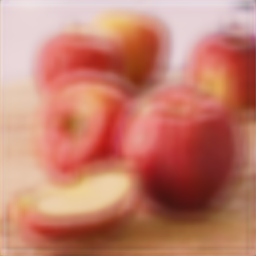
#> input picture validate/basic/blur/apple.png, 256 x 256 px, found by its file name; its folder holds only this picture in this run
$ jupyter execute --allow-errors experiments.ipynb
#> lines starting #> are read from the running program, lines starting #| are printed output that depends on the picture
# Here we run experiments to extract statistical data insights on models

[cell 1]
import os
import cv2
import numpy as np
import matplotlib.pyplot as plt

from skimage.metrics import structural_similarity as ssim
from skimage.metrics import peak_signal_noise_ratio as psnr

import tensorflow as tf
from tensorflow.keras.models import load_model

[cell 2]
# Validation set
VALIDATE_RAW = "/Users/amayakof/Desktop/2025_autumn/deep_learning/SIS/3/project/validate"

# Preprocessing functions are the same as preprocessing_img.ipynb
PREP_FUNCS = {}   # Will fill below

# Where to store GT preprocessed styles (generated via filters)
VALIDATE_GT_DIR = "/Users/amayakof/Desktop/2025_autumn/deep_learning/SIS/3/project/validate/gt"
os.makedirs(VALIDATE_GT_DIR, exist_ok=True)

# Where models save filtered outputs
VALIDATE_SIMPLE_DIR = "/Users/amayakof/Desktop/2025_autumn/deep_learning/SIS/3/project/validate/basic"
VALIDATE_UPD_DIR    = "/Users/amayakof/Desktop/2025_autumn/deep_learning/SIS/3/project/validate/upd"

os.makedirs(VALIDATE_SIMPLE_DIR, exist_ok=True)
os.makedirs(VALIDATE_UPD_DIR, exist_ok=True)

MODEL_SIMPLE_DIR = "/Users/amayakof/Desktop/2025_autumn/deep_learning/SIS/3/project/models"
MODEL_UPD_DIR    = "/Users/amayakof/Desktop/2025_autumn/deep_learning/SIS/3/project/models/upd"

IMAGE_SIZE = (256, 256)
STYLES = ["blur", "night_vis", "poster", "outline"]

[cell 3]
# === IMPORT YOUR FILTERS ===

def strong_gaussian_blur(img):
    return cv2.GaussianBlur(img, (45,45), sigmaX=12)

def posterize_super_cartoon(img, levels=4):
    smooth = cv2.bilateralFilter(img, d=15, sigmaColor=90, sigmaSpace=90)
    x = smooth.astype(np.float32) / 255.0
    x = np.floor(x * levels) / levels
    poster = (x * 255).astype(np.uint8)
    gray = cv2.cvtColor(poster, cv2.COLOR_BGR2GRAY)
    edges = cv2.Canny(gray, 80, 180)
    edges = cv2.dilate(edges, np.ones((2,2), np.uint8), iterations=1)
    edges = cv2.cvtColor(edges, cv2.COLOR_GRAY2BGR)
    edges_inv = 255 - edges
    return cv2.bitwise_and(poster, edges_inv)

def outlines_soft(img, levels=6):
    base = posterize_super_cartoon(img, levels)
    smooth = cv2.bilateralFilter(base, 9, 50, 50)
    gray = cv2.cvtColor(base, cv2.COLOR_BGR2GRAY)
    edges = cv2.Canny(gray, 40, 120)
    edges_soft = cv2.GaussianBlur(edges, (5,5), 0)
    edges_rgb = cv2.cvtColor(edges_soft, cv2.COLOR_GRAY2BGR)
    light_edges = 255 - edges_rgb
    light_edges = (light_edges * 0.30).astype(np.uint8) + 180
    return cv2.addWeighted(smooth, 1.0, light_edges, 0.45, 0)

# Mapping
PREP_FUNCS = {
    "blur": strong_gaussian_blur,
    "poster": posterize_super_cartoon,
    "outline": outlines_soft,
    "night_vis": lambda x: x  # Night-vis GT comes from raw folder
}

[cell 4]
def load_rgb(path):
    img = cv2.imread(path)
    if img is None:
        return None
    img = cv2.cvtColor(img, cv2.COLOR_BGR2RGB)
    img = cv2.resize(img, IMAGE_SIZE)
    return img.astype("float32") / 255.0

def save_rgb(path, img):
    img = (img * 255).astype("uint8")
    bgr = cv2.cvtColor(img, cv2.COLOR_RGB2BGR)
    cv2.imwrite(path, bgr)

def compute_metrics(gt, pred):
    gt_gray   = cv2.cvtColor((gt*255).astype("uint8"), cv2.COLOR_RGB2GRAY)
    pred_gray = cv2.cvtColor((pred*255).astype("uint8"), cv2.COLOR_RGB2GRAY)

    s = ssim(gt_gray, pred_gray)
    p = psnr(gt, pred, data_range=1.0)
    mse = np.mean((gt - pred)**2)
    rmse = np.sqrt(mse)
    mae = np.mean(np.abs(gt - pred))

    return s, p, mse, rmse, mae

[cell 5]
print("=== Generating GT validation styles ===")

for fname in sorted(os.listdir(VALIDATE_RAW)):
    if not fname.lower().endswith((".png",".jpg",".jpeg")):
        continue

    img = load_rgb(os.path.join(VALIDATE_RAW, fname))
    if img is None:
        continue

    img_bgr = cv2.cvtColor((img*255).astype("uint8"), cv2.COLOR_RGB2BGR)

    for style in STYLES:
        out_dir = os.path.join(VALIDATE_GT_DIR, style)
        os.makedirs(out_dir, exist_ok=True)

        if style == "night_vis":
            # GT comes from raw style folder
            raw_nv = f"{VALIDATE_RAW}/{fname.replace('.png','_night_vis.png')}"
            # but if not found, fallback to preprocessing
            styled = img_bgr
        else:
            styled = PREP_FUNCS[style](img_bgr)

        # Save GT
        save_rgb(f"{out_dir}/{fname}", cv2.cvtColor(styled, cv2.COLOR_BGR2RGB))

print("GT validation images generated.")

[cell 6]
print("=== Running SIMPLE models ===")

for style in STYLES:
    model_path = f"{MODEL_SIMPLE_DIR}/autoencoder_{style}.keras"
    if not os.path.exists(model_path):
        print("Missing simple model:", model_path)
        continue

    model = load_model(model_path)

    out_dir = os.path.join(VALIDATE_SIMPLE_DIR, style)
    os.makedirs(out_dir, exist_ok=True)

    for fname in sorted(os.listdir(VALIDATE_RAW)):
        inp = load_rgb(os.path.join(VALIDATE_RAW, fname))
        if inp is None:
            continue

        pred = model.predict(np.expand_dims(inp,0))[0]
        save_rgb(f"{out_dir}/{fname}", pred)
#> pass 2 of the loop `for style in STYLES:`:

print("Simple model validation results saved.")

[cell 7]
print("=== Running UPDATED models ===")

# load custom objects
def mae_basic(y_true, y_pred):
    return tf.reduce_mean(tf.abs(y_true - y_pred))

def nightvis_weighted_mae(y_true, y_pred):
    lum = tf.reduce_mean(y_true, axis=-1, keepdims=True)
    weights = 1 + 4 * lum
    return tf.reduce_mean(weights * tf.abs(y_true - y_pred))

custom_objects = {
    "mae_basic": mae_basic,
    "nightvis_weighted_mae": nightvis_weighted_mae
}

for style in STYLES:
    model_path = f"{MODEL_UPD_DIR}/autoencoder_{style}_upd.keras"
    if not os.path.exists(model_path):
        print("Missing updated model:", model_path)
        continue

    model = load_model(model_path, custom_objects=custom_objects)

    out_dir = os.path.join(VALIDATE_UPD_DIR, style)
    os.makedirs(out_dir, exist_ok=True)

    for fname in sorted(os.listdir(VALIDATE_RAW)):
        inp = load_rgb(os.path.join(VALIDATE_RAW, fname))
        if inp is None:
            continue

        pred = model.predict(np.expand_dims(inp,0))[0]
        save_rgb(f"{out_dir}/{fname}", pred)
#> pass 2 of the loop `for style in STYLES:`:

print("Updated model validation results saved.")

[cell 8]
results = {style: [] for style in STYLES}

#> (the rest of this cell did not finish here and is left out)

#> in load_rgb, img is the input picture: shape (256, 256, 3); mean B, G, R 107.9, 126.1, 195.1
#> in load_rgb, `return img.astype("float32") / 255.0`:
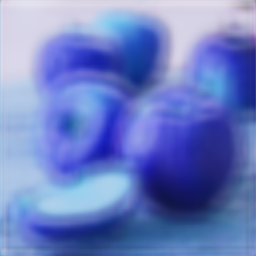
#> returned value: shape (256, 256, 3) float32; mean of channels 0, 1, 2 0.765, 0.494, 0.423; drawn as B, G, R
        sm   = load_rgb(os.path.join(simple_dir, fname))
        upd  = load_rgb(os.path.join(upd_dir, fname))

        if gt is None or sm is None or upd is None:
            continue

        sm_metrics  = compute_metrics(gt, sm)
#> in compute_metrics, `gt_gray   = cv2.cvtColor((gt*255).astype("uint8"), cv2.COLOR_RGB2GRAY)`:
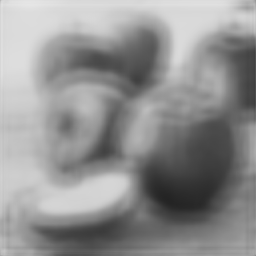
#> gt_gray: shape (256, 256); min 35, max 230, mean 144.7
#> in compute_metrics, `s = ssim(gt_gray, pred_gray)`: s = 1
#> in compute_metrics, `p = psnr(gt, pred, data_range=1.0)`: p = inf
#> in compute_metrics, `mse = np.mean((gt - pred)**2)`: mse = 0
#> `sm_metrics  = compute_metrics(gt, sm)`: sm_metrics = (1, inf, 0, 0, 0)
#|   SIMPLE : (1.0, inf, 0.0, 0.0, 0.0)
#|   UPDATED: (1.0, inf, 0.0, 0.0, 0.0)
#> pass 2 of the loop `for style in STYLES:`:
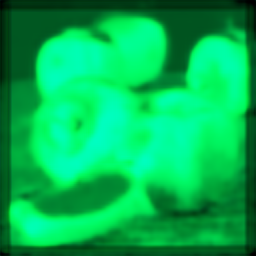
#> input picture validate/basic/night_vis/apple_night_vis.png, 256 x 256 px, found by its file name
#> in load_rgb, img is the input picture: shape (256, 256, 3); mean B, G, R 82.5, 181.9, 0
#> in load_rgb (call 4), `return img.astype("float32") / 255.0`:
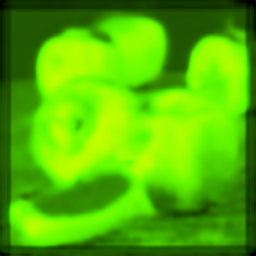
#> returned value: shape (256, 256, 3) float32; mean of channels 0, 1, 2 2.93e-06, 0.714, 0.324; drawn as B, G, R
#> in compute_metrics (call 3), `gt_gray   = cv2.cvtColor((gt*255).astype("uint8"), cv2.COLOR_RGB2GRAY)`:
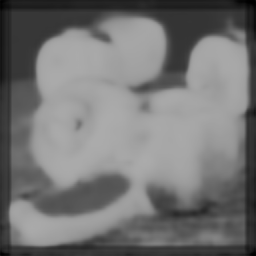
#> gt_gray: shape (256, 256); min 0, max 171, mean 116.2
#|   SIMPLE : (1.0, inf, 0.0, 0.0, 0.0)
#|   UPDATED: (1.0, inf, 0.0, 0.0, 0.0)
        upd_metrics = compute_metrics(gt, upd)

        results[style].append((fname, sm_metrics, upd_metrics))

        print(f"{fname}:")
        print("  SIMPLE :", sm_metrics)
        print("  UPDATED:", upd_metrics)

[cell 9]
def plot_metric(style, index, metric_name):
    names = [x[0] for x in results[style]]

    simple_vals = [x[1][index] for x in results[style]]
    upd_vals    = [x[2][index] for x in results[style]]

    plt.figure(figsize=(8,4))
    plt.plot(simple_vals, label="Simple", marker="o")
    plt.plot(upd_vals, label="Updated", marker="o")
    plt.title(f"{style}: {metric_name}")
    plt.xlabel("Image Index")
    plt.ylabel(metric_name)
    plt.legend()
    plt.grid()
    plt.show()

# metrics index: 0=SSIM, 1=PSNR, 2=MSE, 3=RMSE, 4=MAE
for style in STYLES:
    plot_metric(style, 0, "SSIM")
    plot_metric(style, 1, "PSNR")
    plot_metric(style, 2, "MSE")
    plot_metric(style, 3, "RMSE")
    plot_metric(style, 4, "MAE")
#> this loop made 4 passes
#> pass 1, in plot_metric, `plt.show()`:
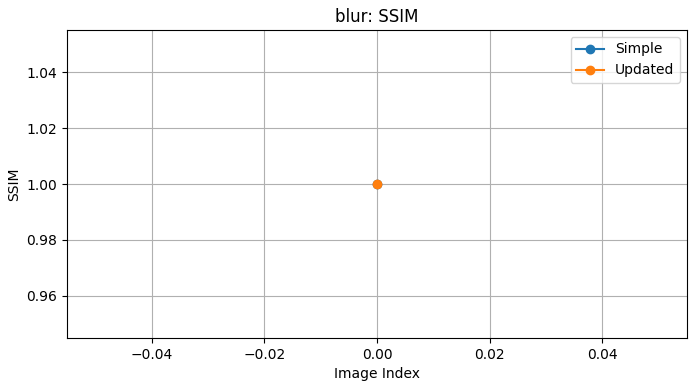
#> figure drawn by matplotlib, 1 panel
#> pass 1, in plot_metric (call 2), `plt.show()`:
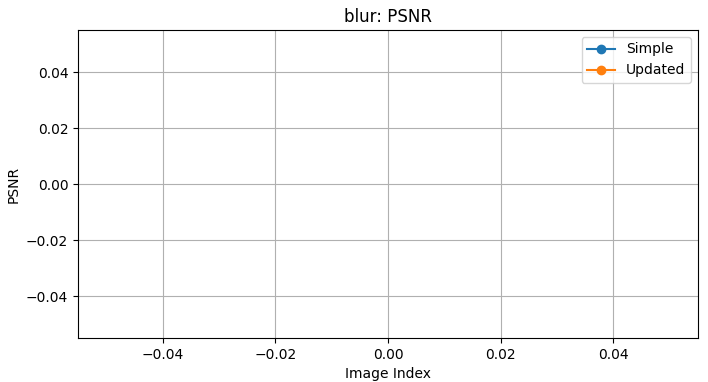
#> figure drawn by matplotlib, 1 panel
